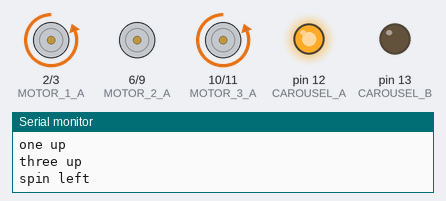
Bench run of a sketch on a simulated Arduino Uno, built with avr-gcc and run on an emulated ATmega328P. Parts: motor-driver pin pairs drawn as motors (green arrow = first pin HIGH = forward, orange = second pin HIGH = backward, longer = more drive), output pins drawn as LEDs (lit = HIGH), the last lines printed to the serial monitor.

Above: at 0.1 s.
At 10.6 s:
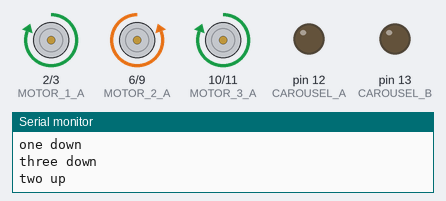
At 27.1 s:
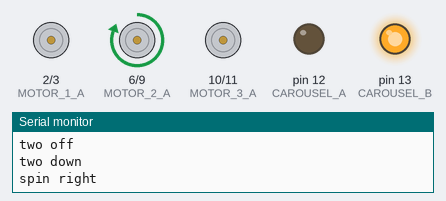
At 43.1 s:
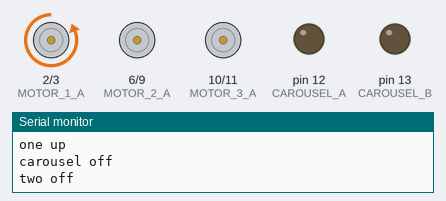
At 56.1 s:
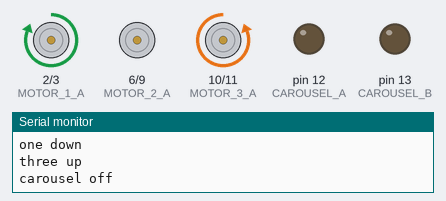
At 110.1 s:
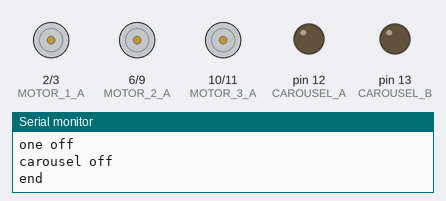
Timing chart, 0 to 111.6 s (numbered marks = the images above):
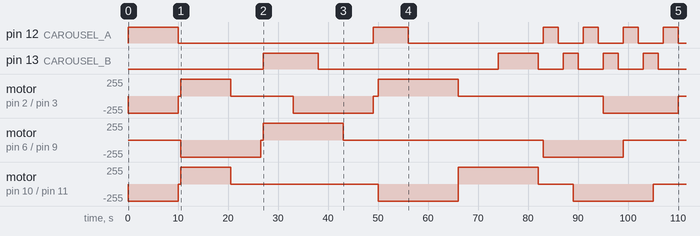

The sketch:

spiders.ino
```cpp
const int MOTOR_1_A = 2, MOTOR_1_B = 3; //variables to store the pins for each motor
const int MOTOR_2_A = 6, MOTOR_2_B = 9;
const int MOTOR_3_A = 10, MOTOR_3_B = 11;
const int CAROUSEL_A = 12, CAROUSEL_B = 13;

void off(int motor) { //make a specific motor turn off
	if(motor == 1) { //spider 1
		digitalWrite(MOTOR_1_A, LOW);
		digitalWrite(MOTOR_1_B, LOW);
		Serial.println("one off");
	} else if(motor == 2) { //spider 2
		digitalWrite(MOTOR_2_A, LOW);
		digitalWrite(MOTOR_2_B, LOW);
		Serial.println("two off");
	} else if(motor == 3) { //spider 3
		digitalWrite(MOTOR_3_A, LOW);
		digitalWrite(MOTOR_3_B, LOW);
		Serial.println("three off");
	} else if(motor == 4) { //carousel
		digitalWrite(CAROUSEL_A, LOW);
		digitalWrite(CAROUSEL_B, LOW);
		Serial.println("carousel off");
	}
}

void up(int motor) { //make a specific spider start going up
	if(motor == 1) {
		digitalWrite(MOTOR_1_A, LOW);
		digitalWrite(MOTOR_1_B, HIGH);
		Serial.println("one up");
	} else if(motor == 2) {
		digitalWrite(MOTOR_2_A, LOW);
		digitalWrite(MOTOR_2_B, HIGH);
		Serial.println("two up");
	} else if(motor == 3) {
		digitalWrite(MOTOR_3_A, LOW);
		digitalWrite(MOTOR_3_B, HIGH);
		Serial.println("three up");
	}
}

void down(int motor) { //make a specific spider start going down
	if(motor == 1) {
		digitalWrite(MOTOR_1_A, HIGH);
		digitalWrite(MOTOR_1_B, LOW);
		Serial.println("one down");
	} else if(motor == 2) {
		digitalWrite(MOTOR_2_A, HIGH);
		digitalWrite(MOTOR_2_B, LOW);
		Serial.println("two down");
	} else if(motor == 3) {
		digitalWrite(MOTOR_3_A, HIGH);
		digitalWrite(MOTOR_3_B, LOW);
		Serial.println("three down");
	}
}

void spin(int dir) { //spin the carousel
	if(dir == 0) {
		digitalWrite(CAROUSEL_A, HIGH);
		digitalWrite(CAROUSEL_B, LOW);
		Serial.println("spin left"); //NOTE: NEED TO CHECK
	} else if(dir == 1) {
		digitalWrite(CAROUSEL_A, LOW);
		digitalWrite(CAROUSEL_B, HIGH);
		Serial.println("spin right");
	}
}

void setup() {
	//set up motors
	pinMode(MOTOR_1_A, OUTPUT); pinMode(MOTOR_1_B, OUTPUT);
	pinMode(MOTOR_2_A, OUTPUT); pinMode(MOTOR_2_B, OUTPUT);
	pinMode(MOTOR_3_A, OUTPUT); pinMode(MOTOR_3_B, OUTPUT);
	pinMode(CAROUSEL_A, OUTPUT); pinMode(CAROUSEL_B, OUTPUT);
	//set up serial for debugging
	Serial.begin(9600);
	Serial.println("Setup");

	Serial.println("Start");

  //main programme
    off(1); off(2); off(3); off(4);
	up(1); up(3); spin(0); delay(10000);
	off(1); off(3); off(4); delay(500);
	down(1); down(3); up(2); delay(10000);

	off(1); off(3); delay(6000); off(2); delay(500);
	down(2); spin(1); delay(6000);
	up(1); delay(5000); off(4); delay(5000);

	off(2); delay(6000); spin(0);
	off(1); delay(1000);
	down(1); up(3); delay(6000); off(4); delay(10000);

	off(1); off(4); down(3); delay(8000); spin(1); delay(8000);
	off(3); off(4); delay(1000);
	up(2); spin(0); delay(3000); off(4); delay(1000); spin(1); delay(2000);

	up(3); delay(1000); off(4); delay(1000); spin(0); delay(3000); off(4); delay(1000);
	up(1); spin(1); delay(3000); off(4); delay(1000);
	off(2); spin(0); delay(3000); off(4); delay(1000); spin(1); delay(2000);

	off(3); delay(1000); off(4); delay(1000); spin(0); delay(3000);
	off(1); off(4);

	Serial.println("end");
}

void loop() {}
```
